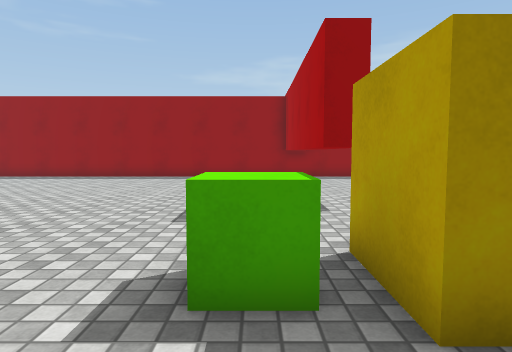
view 1 (above)

24 first-person views from a walk through a Unity game level. The camera is 1.2 m above the floor, tilts 4° down and sees 75° across. The floor is counted in squares, 1 m on a side. Each view is taken from the middle of a square. On the plan, view 1 faces up. The plan holds only what a view shows up to about 14 squares ahead; the rest is blank. The place goes on beyond the plan. The player is left out. Surface patterns are stand-ins for the level's own textures.

view 2
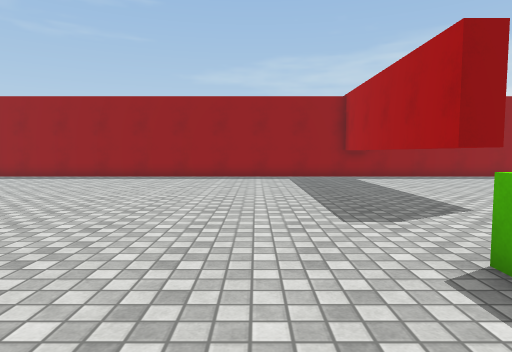

view 3
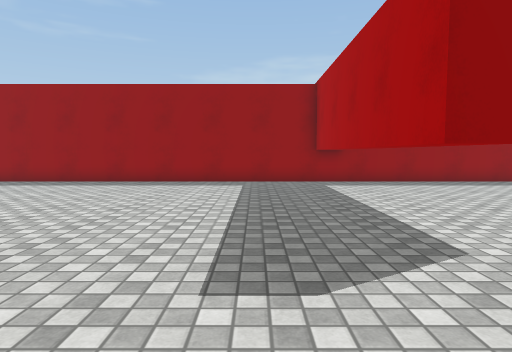

view 4
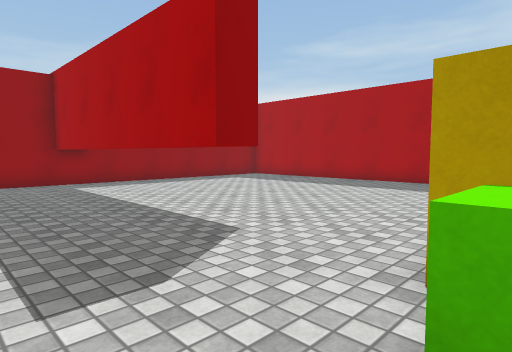

view 5
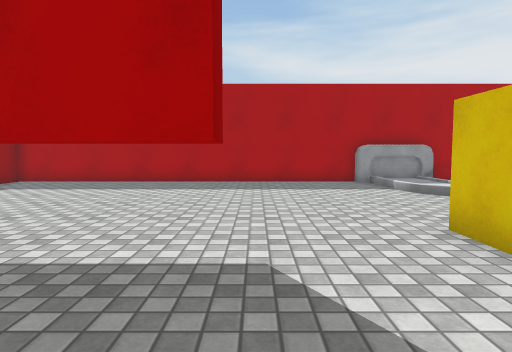

view 6
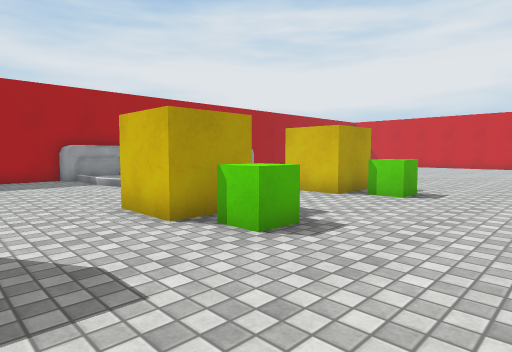

view 7
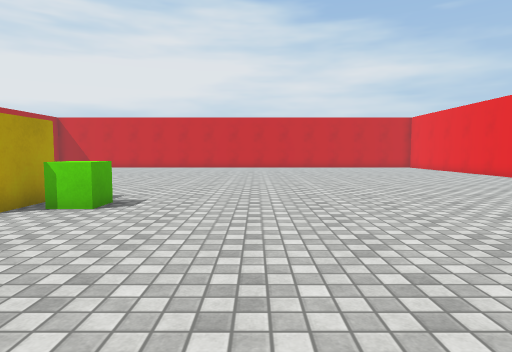

view 8
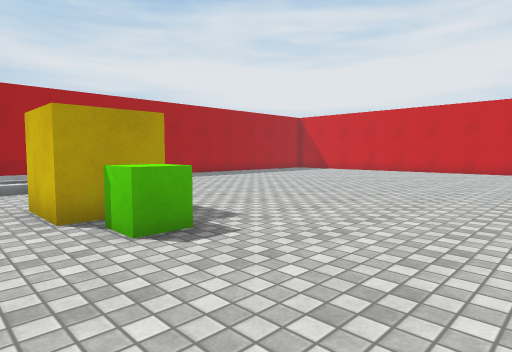

view 9
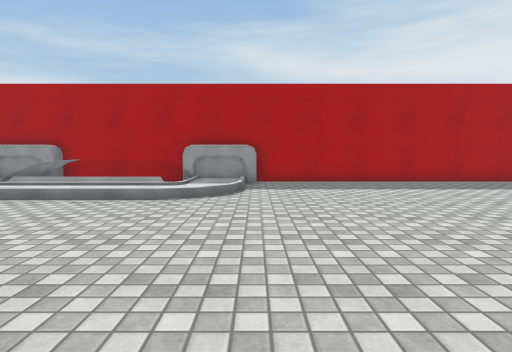

view 10
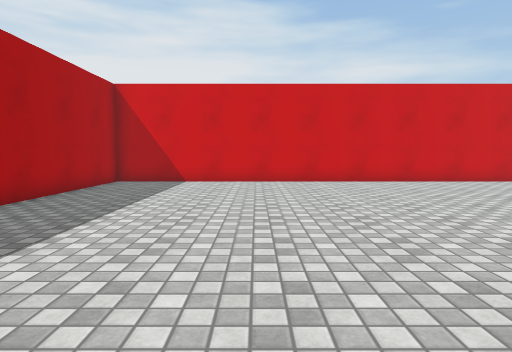

view 11
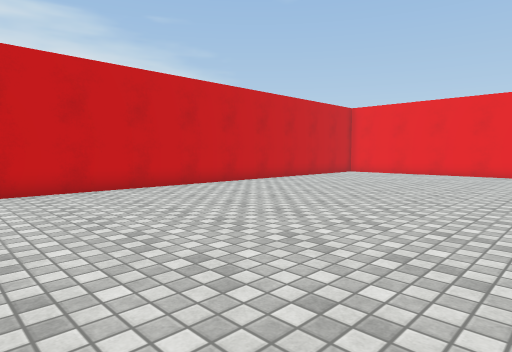

view 12
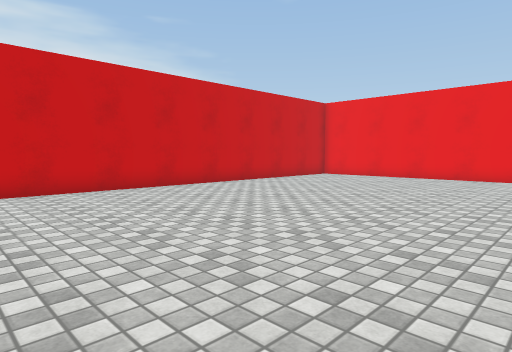

view 13
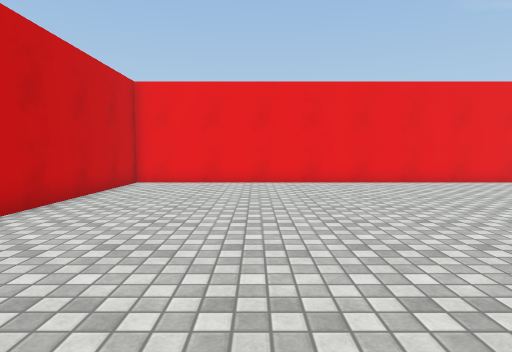

view 14
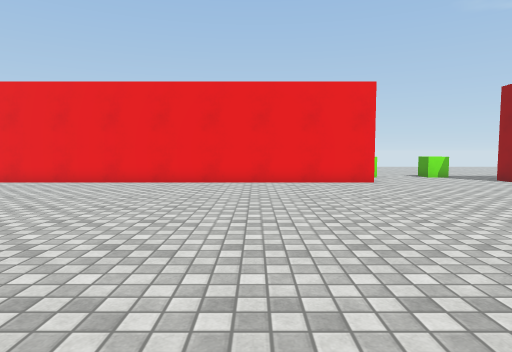

view 15
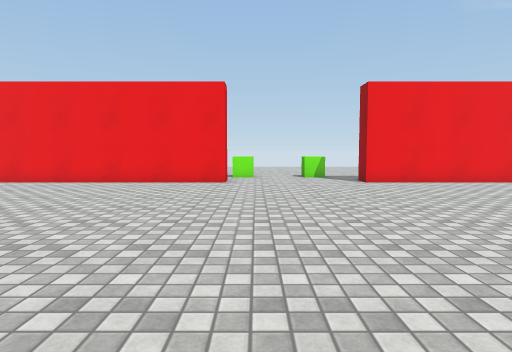

view 16
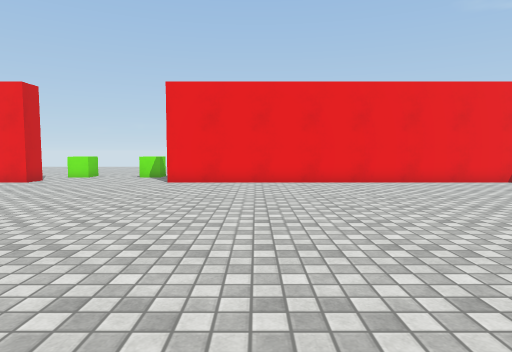

view 17
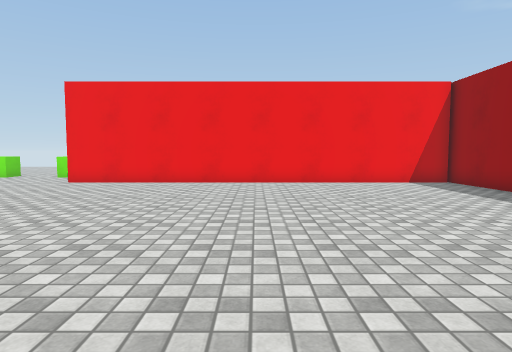

view 18
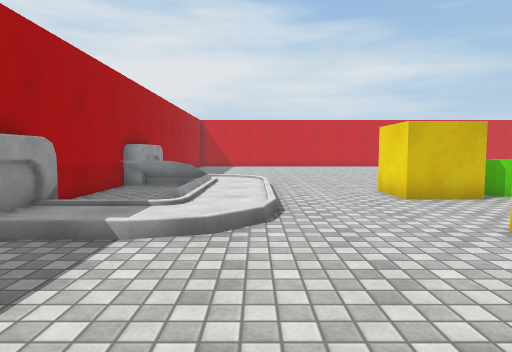

view 19
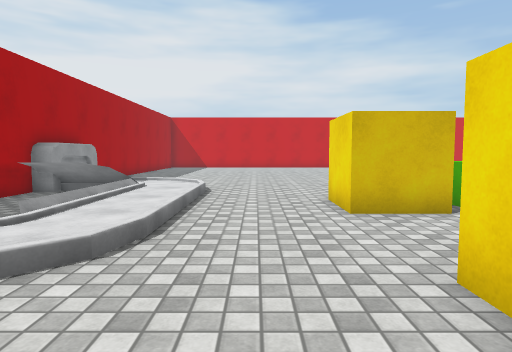

view 20
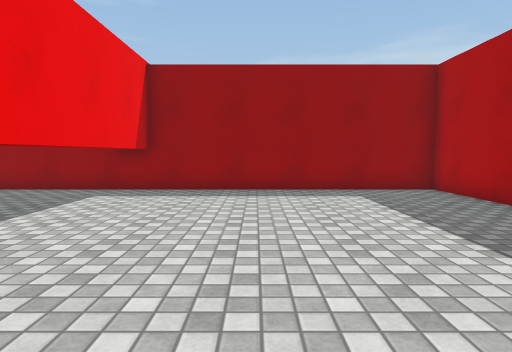

view 21
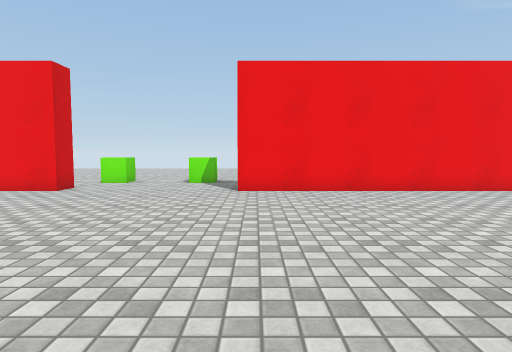

view 22
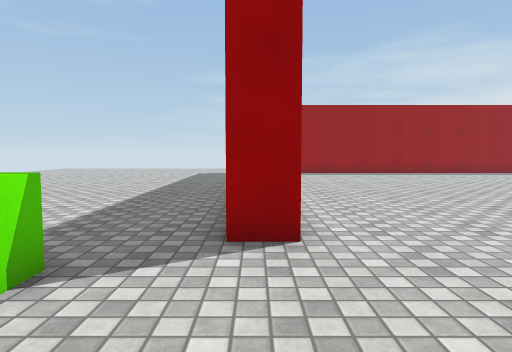

view 23
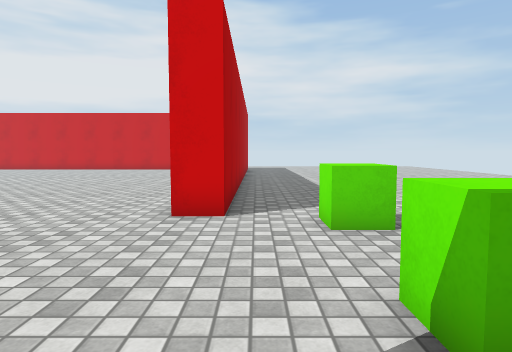

view 24
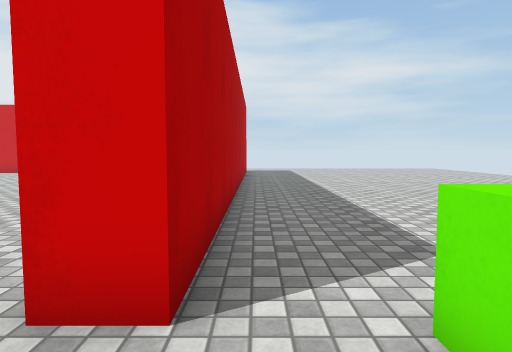

### Floor plan
Key: @ floor where view 1 was taken; # wall or solid block; . main floor; : floor 0.25 m higher than the main floor; / step, stairs or slope; = window, fence, low wall or low ledge; ^ raised ledge; T thing the floor can be seen under or through; O other object.
Columns run from 19 left of view 1 to 12 right of it. Each row starts with its distance up from view 1.
 17   ##############################
 16   #..................T.........#
 15   #..................T.........#
 14   #..................T.........#
 13   #..................T.........#
 12   #..................T.........#
 11   #..................T.........#
 10 ..#..................T.........#
  9 ..#..................T.........#
  8 ..#..................T.........#
  7 ..#............................#
  6 ..#............................#
  5 ..#............................#
  4 ..#..................OO........#
  3 ..#................OO O.......##
  2 ..#..................OO..../::^#
  1 ........................../:::^#
  0 ^..................@....../:. =#
 -1 ..........................::=  #
 -2 ...................OOOO...::=  #
 -3 ...................OO O...::=  #
 -4 ^.................... ....::=  #
 -5 ..#.......................::===#
 -6 ..#.......................::::^#
 -7 ..#........................:::^#
 -8 ..#...........................##
 -9 ..#............................#
-10 ..#............................#
-11 ..#............................#
-12 ..#............................#
-13 ..#............................#
-14 ..#............................#
-15 ..#............................#
-16   #............................#
-17   #............................#
-18   #............................#
-19   #............................#
-20   #............................#
-21   #............................#
-22   ##############################

Where each view was taken, in squares from view 1:
view 1: 0 up, 0 right, facing up
view 2: 0 up, 3 left, facing up
view 3: 3 up, 1 left, facing up
view 4: 3 up, 2 left, facing up-right
view 5: 7 up, 2 left, facing right
view 6: 7 up, 4 left, facing down-right
view 7: 5 up, 4 left, facing down
view 8: 0 up, 5 left, facing down-right
view 9: 8 down, 2 left, facing right
view 10: 8 down, 6 right, facing down
view 11: 11 down, 3 right, facing down-left
view 12: 11 down, 0 right, facing down-left
view 13: 17 down, 3 left, facing left
view 14: 9 down, 3 left, facing left
view 15: 3 down, 3 left, facing left
view 16: 5 up, 3 left, facing left
view 17: 9 up, 3 left, facing left
view 18: 7 up, 7 right, facing down
view 19: 5 up, 5 right, facing down
view 20: 6 up, 6 right, facing up
view 21: 2 up, 6 left, facing left
view 22: 3 down, 17 left, facing up
view 23: 2 up, 18 left, facing down
view 24: 2 down, 18 left, facing down
